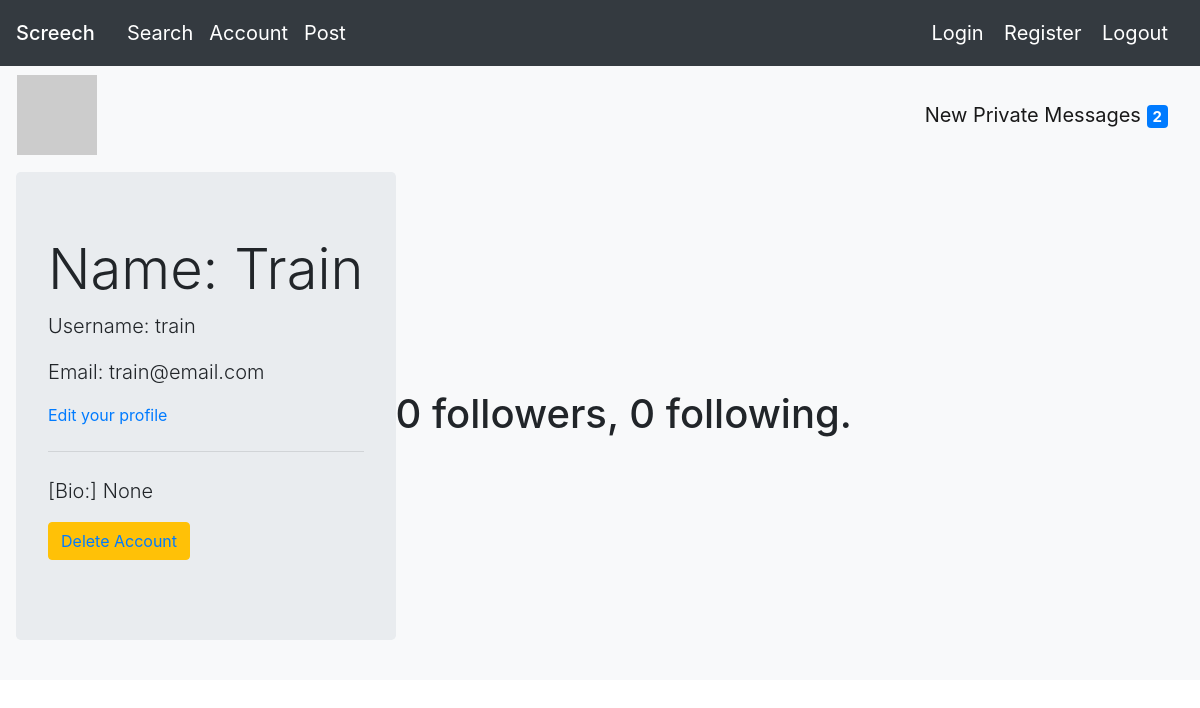
The page /account (signed in) on the database its author committed.
### app/models.py (models this page shows, shortened)
class User(db.Model, UserMixin):
    id = db.Column(db.Integer, primary_key = True)
    username = db.Column(db.String(15))
    name = db.Column(db.String(15))
    password = db.Column(db.String(200))
    email = db.Column(db.String(32), unique = True)
    last_message_read_time = db.Column(db.DateTime)
    num_new_private_messages = db.Column(db.Integer)
    changebio = db.Column(db.String(140))
    followed = db.relationship(
        'User', secondary=followers,
        primaryjoin=(followers.c.follower_id == id),
        secondaryjoin=(followers.c.followed_id == id),
        backref=db.backref('followers', lazy='dynamic'), lazy='dynamic')
    messages_sent = db.relationship('Message',
                                    foreign_keys='Message.sender_id',
                                    backref='author', lazy='dynamic')
    messages_received = db.relationship('Message',
                                        foreign_keys='Message.recipient_id',
                                        backref='recipient', lazy='dynamic')
    def avatar(self, size):
        digest = md5(self.email.lower().encode('utf-8')).hexdigest()
        return 'https://www.gravatar.com/avatar/{}?d=identicon&s={}'.format(
            digest, size)

### app/routes.py (the view)
@myapp_obj.route('/account')
def account():
    if current_user.is_authenticated is False:
        flash('Account cannot be accessed because User is not logged in')
        return redirect('/')
    user = current_user
    form = EmptyForm()
    return render_template("profile.html", user=user, form=form)

### app/models.py (called while the page is built)
@login.user_loader
def load_user(id):
    return User.query.get(int(id))

### app/templates/profile.html (shortened to what this page needs)
{% extends "base.html" %}
{% block mycontent %}
<nav class="navbar navbar-expand-lg navbar-light bg-light">
<table>
  <tr valign="top">
      <td><img src="{{ user.avatar(128) }}"></td>
  </tr>
</table>
<a class="navbar-brand" href="{{ url_for('messages') }}">
  {{ ('New Private Messages') }}
  <span class="badge badge-primary">
    {{ user.num_new_private_messages }}
  </span>
</a>
</nav>
<nav class="navbar navbar-expand-lg navbar-light bg-light">
    <div class="jumbotron">
        <h1 class="display-4">Name: {{ user.name }}</h1>
        <p class="lead">Username: {{ user.username }}</p>
        <p class="lead">Email: {{ user.email }}</p>
        {% if user == current_user %}
          <p><a href="{{ url_for('editProfile') }}">Edit your profile</a></p>
        {% endif %}
        <hr class="my-4">
        <p class="lead">[Bio:] {{ user.changebio }}</p>
        <p class="lead">
          <a href="/delete"><button type="button" class="btn btn-warning">
            Delete Account
          </a></button>
        </p>
    </div>
    <div>
      <h1>
        <p>{{ user.followers.count() }} followers, {{ user.followed.count() }} following.</p>
      </h1>
    </div>
</nav>
{% endblock %}

### rows shown on the page
User: num_new_private_messages "2", name "Train", username "train", email "train@email.com", changebio "None"

### other values the page prints
{{ ('New Private Messages') }} "New Private Messages"
{{ user.followers.count() }} "0"
{{ user.followed.count() }} "0"
